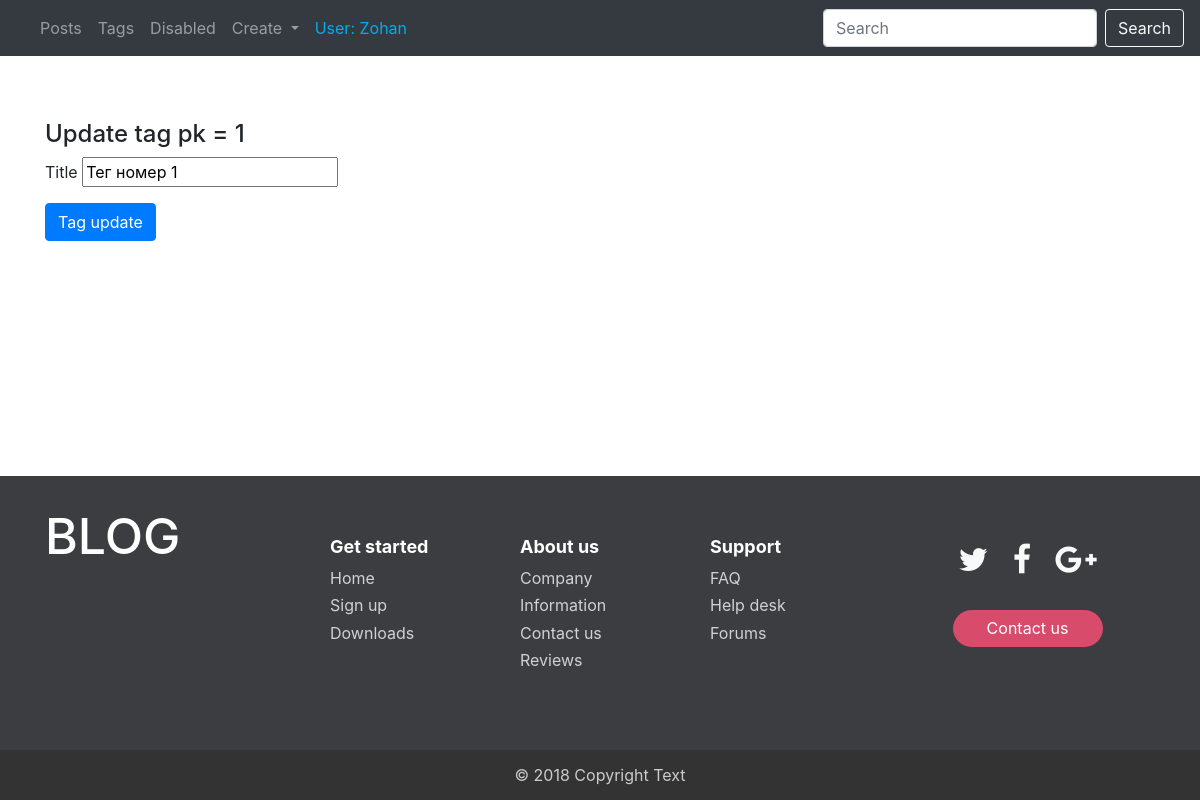
Page /blog/tag/1/update/ (signed in) on the earlier database version.
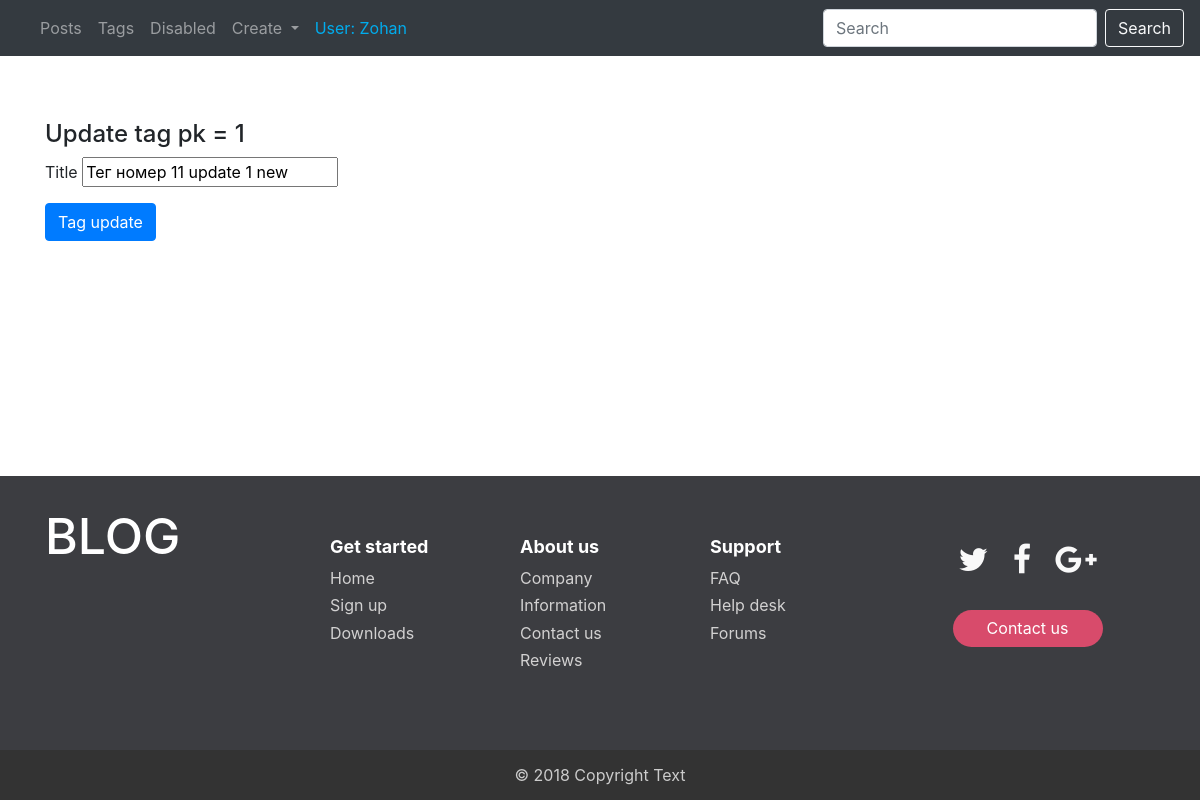
Same page on the later database version.
### myblog/models.py (models this page shows, shortened)
class Tag(models.Model):
    title = models.CharField(max_length=150, db_index=True)  # db_index=True - индексация для более быстрого поиска
    def get_abs_update_url(self):  #
        return reverse("tag_update_url", kwargs={"pk": self.pk})
    def __str__(self):
        return "pk = {}".format(self.pk)
    class Meta:
        verbose_name = "Тег"
        verbose_name_plural = "Теги"
        ordering = ("id",)  # отсортировали так что новые вверху

### myblog/views.py (the view, shortened to what this page needs)
# urls.py: path('tag/<pk>/update/', TagUpdate.as_view(), name="tag_update_url"),
class TagUpdate(LoginRequiredMixin,MixUpdate, View):
    model = Tag
    form = TagForm
    template_name = "blog/tag_update_form.html"
    raise_exception = True
    def get(self, request, pk):
        tag = Tag.objects.get(pk__iexact=pk) # tag ето наш экземпляр который мы вытянули с БД
        related_form = TagForm(instance=tag)  # создали новый екземпляр класа Form и в конструктор передали наш обьект c помощью instance
        return render(request, "blog/tag_update_form.html", context={"form": related_form, "tag": tag})

### myblog/forms.py (shortened to what this page needs)
class TagForm(forms.ModelForm):
    class Meta:
        model = Tag
        fields = ["title"] # , "slug"

### myblog/templates/blog/tag_update_form.html (shortened to what this page needs)
{% extends "blog/base.html" %}
{% block y %}
    <form action="{{ tag.get_abs_update_url }}" method="post">
        {% for text in form %}
            <div>
                <h4>Update tag {{ tag }}</h4>
            </div>
            <div class="form-group">
                {{ text.label }}
                {{ text }}
            </div>
        {% endfor %}
        <button type="submit" class="btn btn-primary">Tag update</button>
    </form>
{% endblock %}

Differences in the rows shown:
changed Tag "pk = 1": title "Тег номер 1" → "Тег номер 11 update 1 new"
